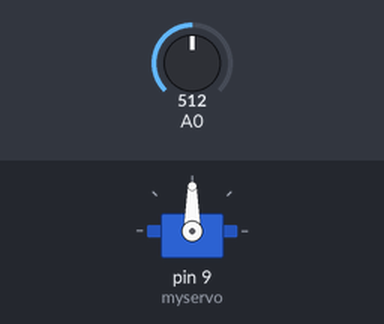
The sketch below on a simulated Arduino Uno, built with avr-gcc and run on an emulated ATmega328P. Parts: servo. The inputs (shaded band) are chosen by the test bench; at power-on: A0 = 512.

Above: at 1.2 s.
1.3 s: A0 set to 716
At 2.0 s:
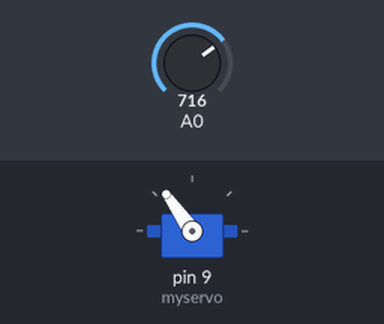
2.8 s: A0 set to 900
At 3.1 s:
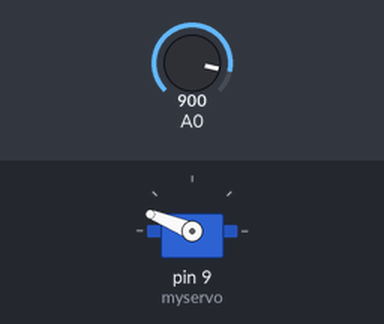
4.3 s: A0 set to 1023
At 5.5 s:
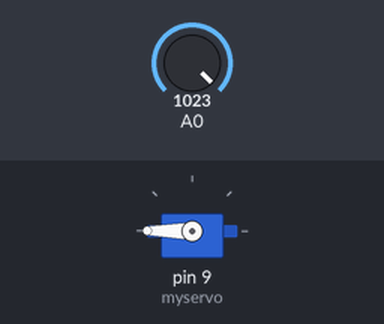
5.8 s: A0 set to 306
At 6.6 s:
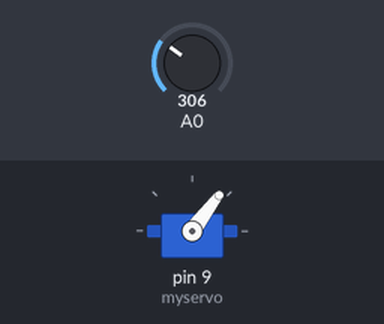
7.3 s: A0 set to 122
At 7.7 s:
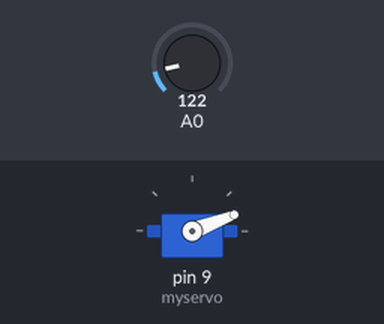
Timing chart, 0 to 9.8 s (numbered marks = the images above; inputs shaded):
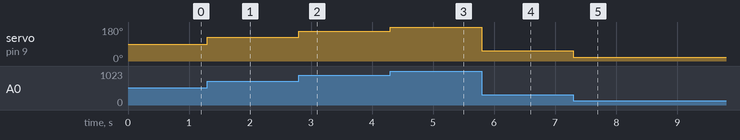

Measured:
- after the input at 1.3 s, servo on pin 9 (myservo): 90° → 125° at once
- after the input at 2.8 s, servo on pin 9 (myservo): 125° → 158° at once
- after the input at 4.3 s, servo on pin 9 (myservo): 158° → 180° at once
- after the input at 5.8 s, servo on pin 9 (myservo): 180° → 53° at once
- after the input at 7.3 s, servo on pin 9 (myservo): 53° → 21° at once

The sketch:

sketch2.ino
```cpp
//include and initialize servo
#include <Servo.h>
Servo myservo;

void setup() {
  //using pin 9 for servo
  myservo.attach(9);
}

void loop() {
  //map the photocell's input from 0-1023 range to servo's 0-180 range
  float pos = map(analogRead(0), 0, 1023, 0, 180);

  //update servo position
  myservo.write(pos);

}
```
